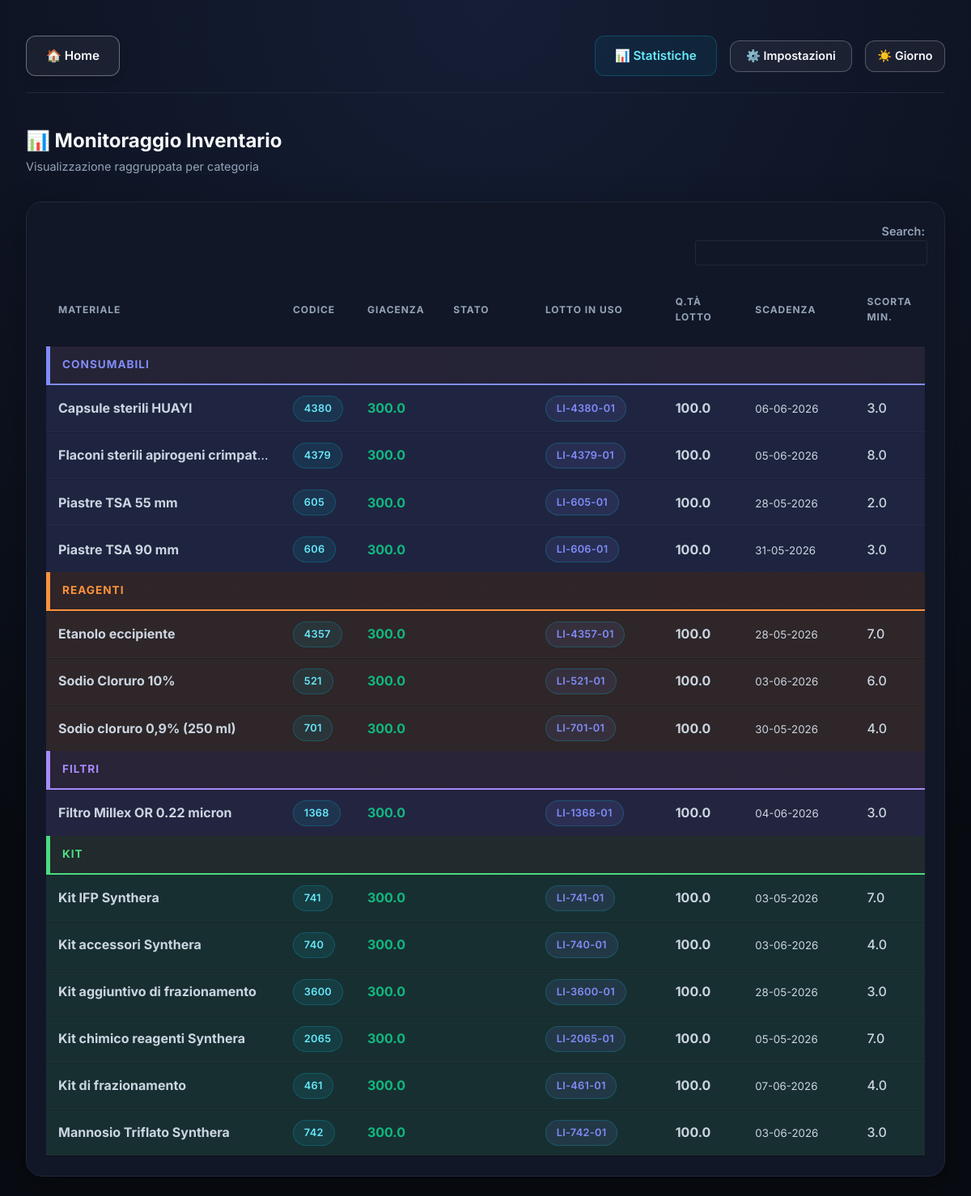
The app's page /magazzino with its own data.
### tables this page shows
CREATE TABLE Lotti_Interni (
            lotto_interno TEXT PRIMARY KEY,
            data_arrivo TEXT,
            codice_mp TEXT,
            lotto_fornitore TEXT,
            fornitore TEXT,
            data_scadenza TEXT,
            qnt_arrivata TEXT,
            pz_x_cf TEXT,
            giacenza TEXT,
            data_consegna_qc TEXT,
            data_approvazione TEXT,
            arrivo_magazzino TEXT,
            consumi TEXT,
            ca TEXT,
            reparto TEXT,
            appr TEXT,
            etich TEXT,
            cc TEXT,
            codice_lotto TEXT,
            in_uso TEXT,
            chiuso TEXT, qc_attesa TEXT DEFAULT 'NO',
            FOREIGN KEY (codice_mp) REFERENCES Elenco_MP(codice)
        );

CREATE TABLE Elenco_MP (
            codice TEXT PRIMARY KEY,
            nome_mp TEXT,
            nome_file TEXT,
            unita_misura TEXT,
            nome_etichetta TEXT,
            uso TEXT,
            codice_fornitore TEXT,
            controcampione TEXT,
            distribuzione TEXT
        , scorta_minima FLOAT DEFAULT 0, ordine_magazzino INTEGER DEFAULT 999, categoria_magazzino TEXT);

### routes/main.py (the view)
    @app.route('/magazzino')
    def magazzino():
        conn = get_db_connection()
        inventory_rows = conn.execute('''
            WITH OldestActiveLot AS (
                SELECT
                    codice_mp,
                    lotto_interno,
                    giacenza,
                    data_scadenza,
                    ROW_NUMBER() OVER (
                        PARTITION BY codice_mp
                        ORDER BY data_arrivo ASC, lotto_interno ASC
                    ) as rn
                FROM Lotti_Interni
                WHERE giacenza IS NOT NULL AND CAST(giacenza AS FLOAT) > 0
            )
            SELECT
                M.codice,
                M.nome_mp,
                M.scorta_minima,
                M.ordine_magazzino,
                M.categoria_magazzino,
                SUM(CASE WHEN L.giacenza IS NOT NULL THEN CAST(L.giacenza AS FLOAT) ELSE 0 END) as giacenza_totale,
                COUNT(CASE WHEN L.lotto_interno IS NOT NULL THEN 1 END) as num_lotti,
                MIN(CASE WHEN L.data_scadenza != "" THEN L.data_scadenza END) as prossima_scadenza,
                O.lotto_interno as lotto_in_uso,
                O.giacenza as lotto_in_uso_giacenza,
                O.data_scadenza as lotto_in_uso_scadenza
            FROM Elenco_MP M
            LEFT JOIN Lotti_Interni L ON M.codice = L.codice_mp
            LEFT JOIN OldestActiveLot O ON M.codice = O.codice_mp AND O.rn = 1
            GROUP BY M.codice, M.nome_mp, M.scorta_minima, M.ordine_magazzino, M.categoria_magazzino, O.lotto_interno, O.giacenza, O.data_scadenza
            ORDER BY M.ordine_magazzino ASC, M.nome_mp ASC
        ''').fetchall()
        inventory = [dict(row) for row in inventory_rows]
        grouped_inventory = {}
        for item in inventory:
            cat = item['categoria_magazzino'] or 'Altre Materie Prime'
            if cat not in grouped_inventory:
                grouped_inventory[cat] = []
            grouped_inventory[cat].append(item)
        conn.close()
        return render_template('magazzino.html', grouped_inventory=grouped_inventory)

### db_utils.py (called while the page is built)
def get_db_connection():
    conn = sqlite3.connect(RESOLVED_DB_PATH)
    conn.row_factory = sqlite3.Row
    return conn

### templates/magazzino.html (shortened to what this page needs)
{% extends 'base.html' %}
{% block content %}
<link rel="stylesheet" type="text/css" href="https://cdn.datatables.net/1.13.6/css/jquery.dataTables.min.css">
<div style="margin-bottom: 2rem;">
    <div>
        <h2>📊 Monitoraggio Inventario</h2>
        <p style="color: var(--text-secondary); font-size: 0.9rem;">Visualizzazione raggruppata per categoria</p>
    </div>
</div>
<div class="table-container" style="padding: 1.5rem; overflow: visible !important;">
    <table id="magazzinoTable" class="display">
        <thead>
            <tr>
                <th style="width: 24%;">Materiale</th>
                <th style="width: 6%;">Codice</th>
                <th style="width: 10%;">Giacenza</th>
                <th style="width: 12%;">Stato</th>
                <th style="width: 16%;">Lotto in Uso</th>
                <th style="width: 10%;">Q.tà Lotto</th>
                <th style="width: 14%;">Scadenza</th>
                <th style="width: 8%;">Scorta Min.</th>
            </tr>
        </thead>
        {% for cat_name, items in grouped_inventory.items() %}
        {% set color_class = 'cat-gray' %}
        {% if 'consumabili' in cat_name.lower() or 'sterile' in cat_name.lower() or 'vetro' in cat_name.lower() %}{% set
        color_class = 'cat-blue' %}
        {% elif 'reagenti' in cat_name.lower() or 'colina' in cat_name.lower() %}{% set color_class = 'cat-orange' %}
        {% elif 'filtri' in cat_name.lower() %}{% set color_class = 'cat-purple' %}
        {% elif 'kit' in cat_name.lower() or 'synthera' in cat_name.lower() or 'fbb' in cat_name.lower() or 'dopa' in
        cat_name.lower() or 'finali' in cat_name.lower() %}{% set color_class = 'cat-green' %}
        {% endif %}
        <tbody class="category-group section-{{ color_class | replace('cat-', '') }}">
            <tr class="group-header {{ color_class }}">
                <td><strong>{{ cat_name }}</strong></td>
                <td></td>
                <td></td>
                <td></td>
                <td></td>
                <td></td>
                <td></td>
                <td></td>
            </tr>
            {% for item in items %}
            {% set giacenza = item['giacenza_totale'] if item['giacenza_totale'] is not none else 0 %}
            {% set scorta_min = item['scorta_minima'] if item['scorta_minima'] is not none else 0 %}
            {% set is_low_stock = giacenza < scorta_min %} <tr
                onclick="openBatchDetails('{{ item['codice'] }}', '{{ item['nome_mp'] }}')">
                <td style="white-space: nowrap; overflow: hidden; text-overflow: ellipsis; max-width: 260px;"
                    title="{{ item['nome_mp'] }}"><strong>{{ item['nome_mp'] }}</strong></td>
                <td><span class="badge">{{ item['codice'] }}</span></td>
                <td>
                    <span class="{{ 'stock-critical-val' if is_low_stock else 'stock-ok' }}" style="font-weight: bold;">
                        {{ giacenza | round(2) }}
                    </span>
                </td>
                <td>
                </td>
                <td>
                    {% if item['lotto_in_uso'] %}
                    <span class="badge"
                        style="background: rgba(129, 140, 248, 0.1); color: #818cf8; white-space: nowrap; display: inline-block;">{{
                        item['lotto_in_uso'] }}</span>
                    {% else %}
                    <span class="placeholder-cell">-</span>
                    {% endif %}
                </td>
                <td>
                    {% if item['lotto_in_uso_giacenza'] is not none %}
                    <strong style="color: var(--text-pale);">{{ item['lotto_in_uso_giacenza'] | float | round(2)
                        }}</strong>
                    {% else %}
                    <span class="placeholder-cell">-</span>
                    {% endif %}
                </td>
                <td>
                    {% if item['lotto_in_uso_scadenza'] %}
                    <small>{{ item['lotto_in_uso_scadenza'] | dateformat }}</small>
                    {% else %}
                    <span class="placeholder-cell">-</span>
                    {% endif %}
                </td>
                <td style="font-weight: 500;">{{ item['scorta_minima'] or '0' }}</td>
                </tr>
                {% endfor %}
        </tbody>
        {% endfor %}
    </table>
</div>
{% endblock %}

### static/css/style.css (style rules this page uses)
:root { color-scheme: dark; --bg-dark: #080b11; --card-bg: #111726; --card-hover-bg: #161e31; --accent-color: #06b6d4; --primary-color: #4f46e5; --text-primary: #f8fafc; --text-secondary: #94a3b8; --text-pale: #cbd5e1; --border-color: #1e293b; --border-hover: #334155; --muted-color: #475569; --success: #10b981; --warning: #f59e0b; --danger: #f43f5e; --gradient: linear-gradient(135deg, #0ea5e9 0%, #4f46e5 100%); --gradient-hover: linear-gradient(135deg, #0284c7 0%, #4338ca 100%); }
* { margin: 0; padding: 0; box-sizing: border-box; font-family: 'Inter', -apple-system, sans-serif; }
body { background-color: var(--bg-dark); background-image: radial-gradient(circle at 50% 0%, #151e36 0%, var(--bg-dark) 75%); color: var(--text-primary); line-height: 1.6; min-height: 100vh; }
.table-container { background: var(--card-bg); border-radius: 1.25rem; border: 1px solid var(--border-color); overflow: hidden; box-shadow: 0 10px 40px rgba(0, 0, 0, 0.3); backdrop-filter: blur(10px); }
table { width: 100%; border-collapse: collapse; }
th, td { padding: 1.25rem 1.5rem; text-align: left; }
th { background: rgba(0, 0, 0, 0.25); color: var(--text-secondary); font-weight: 600; text-transform: uppercase; font-size: 0.75rem; letter-spacing: 0.08em; border-bottom: 1px solid var(--border-color); }
td { border-bottom: 1px solid rgba(255, 255, 255, 0.03); color: var(--text-pale); transition: background-color 0.2s ease, color 0.2s ease; }
tr:last-child td { border-bottom: none; }
.badge { background: rgba(6, 182, 212, 0.1); color: #67e8f9; padding: 0.3rem 0.8rem; border-radius: 9999px; font-size: 0.8rem; font-weight: 600; border: 1px solid rgba(6, 182, 212, 0.25); display: inline-block; letter-spacing: 0.02em; }

### templates/magazzino.html (style rules this page uses)
#magazzinoTable { border-collapse: separate; border-spacing: 0; width: 100%; }
table.dataTable thead th { border-bottom: 1px solid var(--border-color); color: var(--text-secondary); position: sticky; top: 0; background: var(--card-bg) !important; z-index: 110; min-height: 70px; height: 70px; padding: 10px 15px !important; text-align: left; vertical-align: middle; }
#magazzinoTable tbody tr { cursor: pointer; transition: all 0.2s; }
#magazzinoTable td { padding: 12px 15px !important; vertical-align: middle; }
.group-header { pointer-events: none; }
.group-header td { min-height: 40px; padding: 10px 15px !important; font-size: 0.85rem; text-transform: uppercase; letter-spacing: 1px; position: sticky; top: 70px; z-index: 100; background: #1e1b26 !important; border: none !important; }
.group-header td:first-child { white-space: nowrap; overflow: visible; font-weight: bold; }
.group-header td:not(:first-child) { padding: 0 !important; }
.cat-blue td { background: linear-gradient(rgba(129, 140, 248, 0.08), rgba(129, 140, 248, 0.08)), #1e1b26 !important; border-bottom: 2px solid #818cf8 !important; }
.cat-blue td:first-child { color: #818cf8 !important; border-left: 5px solid #818cf8 !important; }
.cat-orange td { background: linear-gradient(rgba(251, 146, 60, 0.08), rgba(251, 146, 60, 0.08)), #1e1b26 !important; border-bottom: 2px solid #fb923c !important; }
.cat-orange td:first-child { color: #fb923c !important; border-left: 5px solid #fb923c !important; }
.cat-purple td { background: linear-gradient(rgba(167, 139, 250, 0.08), rgba(167, 139, 250, 0.08)), #1e1b26 !important; border-bottom: 2px solid #a78bfa !important; }
.cat-purple td:first-child { color: #a78bfa !important; border-left: 5px solid #a78bfa !important; }
.cat-green td { background: linear-gradient(rgba(74, 222, 128, 0.08), rgba(74, 222, 128, 0.08)), #1e1b26 !important; border-bottom: 2px solid #4ade80 !important; }
.cat-green td:first-child { color: #4ade80 !important; border-left: 5px solid #4ade80 !important; }
.section-blue tr:not(.group-header) td { background: rgba(129, 140, 248, 0.12); }
.section-orange tr:not(.group-header) td { background: rgba(251, 146, 60, 0.12); }
.section-purple tr:not(.group-header) td { background: rgba(167, 139, 250, 0.12); }
.section-green tr:not(.group-header) td { background: rgba(74, 222, 128, 0.12); }
.stock-ok { color: var(--success); }

### records on screen
Lotti_Interni: categoria_magazzino "CONSUMABILI", nome_mp "Capsule sterili HUAYI", codice "4380", giacenza "300.0", lotto_in_uso "LI-4380-01", lotto_in_uso_giacenza "100.0", lotto_in_uso_scadenza "06-06-2026", scorta_minima "3.0"
Lotti_Interni: nome_mp "Flaconi sterili apirogeni crimpat…", codice "4379", giacenza "300.0", lotto_in_uso "LI-4379-01", lotto_in_uso_giacenza "100.0", lotto_in_uso_scadenza "05-06-2026", scorta_minima "8.0"
Lotti_Interni: nome_mp "Piastre TSA 55 mm", codice "605", giacenza "300.0", lotto_in_uso "LI-605-01", lotto_in_uso_giacenza "100.0", lotto_in_uso_scadenza "28-05-2026", scorta_minima "2.0"
Lotti_Interni: nome_mp "Piastre TSA 90 mm", codice "606", giacenza "300.0", lotto_in_uso "LI-606-01", lotto_in_uso_giacenza "100.0", lotto_in_uso_scadenza "31-05-2026", scorta_minima "3.0"
Lotti_Interni: categoria_magazzino "REAGENTI", nome_mp "Etanolo eccipiente", codice "4357", giacenza "300.0", lotto_in_uso "LI-4357-01", lotto_in_uso_giacenza "100.0", lotto_in_uso_scadenza "28-05-2026", scorta_minima "7.0"
Lotti_Interni: nome_mp "Sodio Cloruro 10%", codice "521", giacenza "300.0", lotto_in_uso "LI-521-01", lotto_in_uso_giacenza "100.0", lotto_in_uso_scadenza "03-06-2026", scorta_minima "6.0"
Lotti_Interni: nome_mp "Sodio cloruro 0,9% (250 ml)", codice "701", giacenza "300.0", lotto_in_uso "LI-701-01", lotto_in_uso_giacenza "100.0", lotto_in_uso_scadenza "30-05-2026", scorta_minima "4.0"
Lotti_Interni: categoria_magazzino "FILTRI", nome_mp "Filtro Millex OR 0.22 micron", codice "1368", giacenza "300.0", lotto_in_uso "LI-1368-01", lotto_in_uso_giacenza "100.0", lotto_in_uso_scadenza "04-06-2026", scorta_minima "3.0"
Lotti_Interni: categoria_magazzino "KIT", nome_mp "Kit IFP Synthera", codice "741", giacenza "300.0", lotto_in_uso "LI-741-01", lotto_in_uso_giacenza "100.0", lotto_in_uso_scadenza "03-05-2026", scorta_minima "7.0"
Lotti_Interni: nome_mp "Kit accessori Synthera", codice "740", giacenza "300.0", lotto_in_uso "LI-740-01", lotto_in_uso_giacenza "100.0", lotto_in_uso_scadenza "03-06-2026", scorta_minima "4.0"
Lotti_Interni: nome_mp "Kit aggiuntivo di frazionamento", codice "3600", giacenza "300.0", lotto_in_uso "LI-3600-01", lotto_in_uso_giacenza "100.0", lotto_in_uso_scadenza "28-05-2026", scorta_minima "3.0"
Lotti_Interni: nome_mp "Kit chimico reagenti Synthera", codice "2065", giacenza "300.0", lotto_in_uso "LI-2065-01", lotto_in_uso_giacenza "100.0", lotto_in_uso_scadenza "05-05-2026", scorta_minima "7.0"
Lotti_Interni: nome_mp "Kit di frazionamento", codice "461", giacenza "300.0", lotto_in_uso "LI-461-01", lotto_in_uso_giacenza "100.0", lotto_in_uso_scadenza "07-06-2026", scorta_minima "4.0"
Lotti_Interni: nome_mp "Mannosio Triflato Synthera", codice "742", giacenza "300.0", lotto_in_uso "LI-742-01", lotto_in_uso_giacenza "100.0", lotto_in_uso_scadenza "03-06-2026", scorta_minima "3.0"
